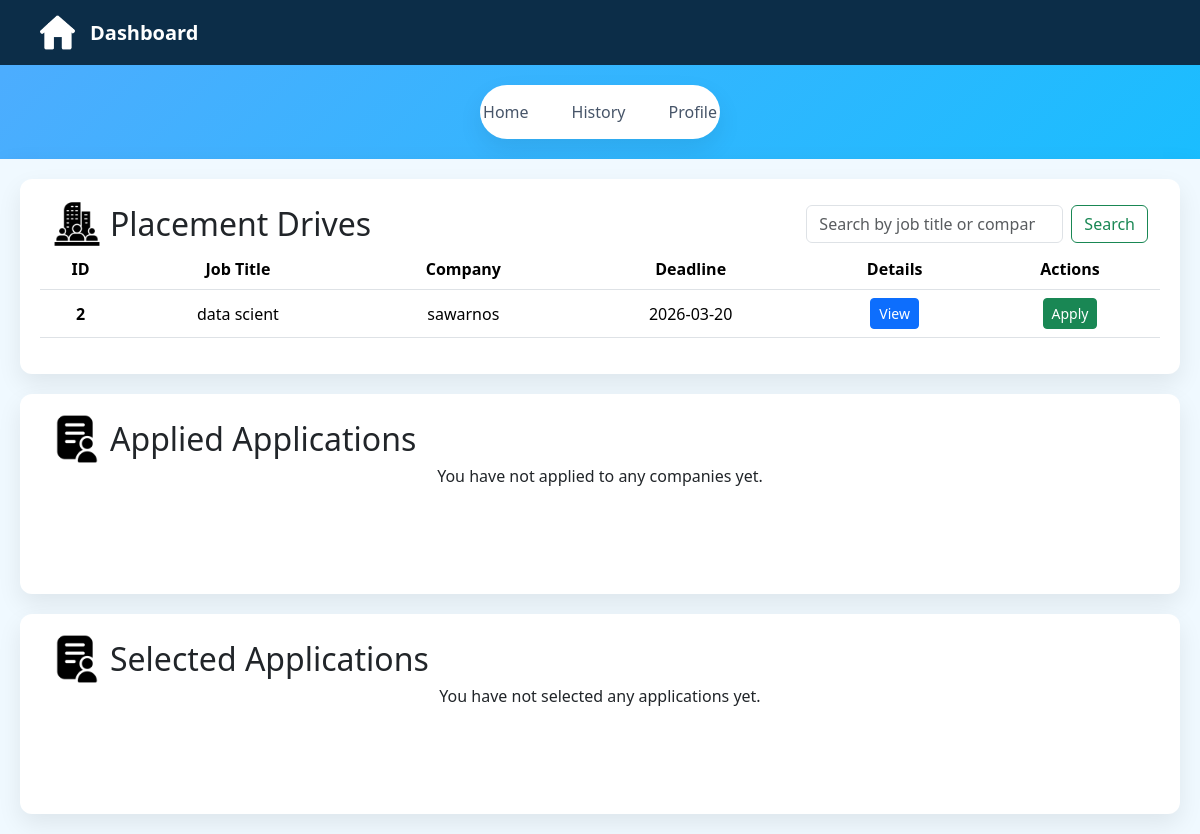
/student-dashboard/1, run on an earlier commit of the app's database.
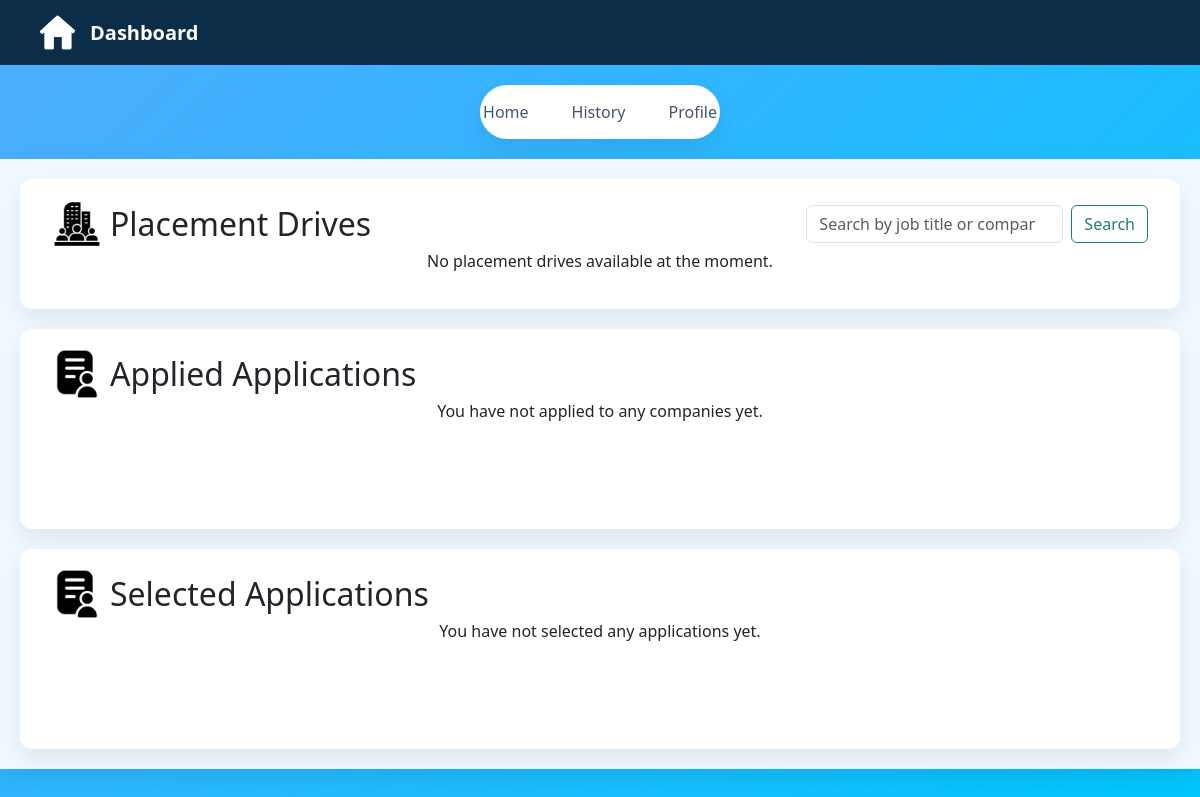
And on a later commit of the database.
### application/model.py (models this page shows)
class PlacementDrive(db.Model):
    __tablename__ = "placementdrive"
    id = db.Column(db.Integer , primary_key = True)
    company_id = db.Column(db.Integer , db.ForeignKey('company.id') , nullable = False)
    job_title = db.Column(db.String(100), nullable=False)
    mode = db.Column(db.String(50), nullable=False)
    package = db.Column(db.Float, nullable=False)
    eligibility = db.Column(db.Text , nullable = False)
    description = db.Column(db.Text,  nullable = False)
    deadline = db.Column(db.Date , nullable = False)
    status = db.Column(db.String(50), nullable=False, default='Pending')
    drive_application = db.relationship('Applications' , backref = 'placementdrive' ,cascade = "all, delete-orphan")

class Company(db.Model):
    __tablename__ = "company"
    id = db.Column(db.Integer , primary_key = True)
    user_id = db.Column(db.Integer ,db.ForeignKey('user.id'),nullable = False)
    name = db.Column(db.String(50) , nullable = False)
    hr_contact = db.Column(db.String(150) , nullable = False , unique = True)
    website_link = db.Column(db.String(500) , nullable = False)
    field = db.Column(db.String(50) , nullable = False)
    status = db.Column(db.String(50) , nullable = False , default = "unverified")
    placement_drive = db.relationship('PlacementDrive' , backref = 'company' , cascade = 'all, delete-orphan')

### application/controllers.py (the view)
@app.route('/student-dashboard/<int:student_id>')
def student_dashboard(student_id):
    placement_drives = PlacementDrive.query.filter(
        or_(PlacementDrive.status == 'verified', PlacementDrive.status == 'closed')
    ).all()
    selected_applications = Applications.query.filter_by(
        student_id=student_id, status='selected'
    ).all()
    applied_applications = Applications.query.filter(
        Applications.student_id == student_id,
        or_(
            Applications.status == 'applied',
            Applications.status == 'rejected',
            Applications.status == 'shortlisted'
        )
    ).all()
    return render_template(
        "/student/dashboard.html",
        student_id=student_id,
        placement_drives=placement_drives,
        selected_applications=selected_applications,
        applied_applications=applied_applications
    )

### templates/student/dashboard.html (shortened to what the changed rows need)
<!DOCTYPE html>
<html lang="en">
<head>
    <link href="https://cdn.jsdelivr.net/npm/bootstrap@5.3.8/dist/css/bootstrap.min.css" rel="stylesheet">
    <link rel="stylesheet" href="{{ url_for('static', filename='css/student.css') }}">
</head>
<body>
    <div class="all-data">
        <div class="verified-drive">
            <div class="container-fluid d-flex justify-content-between align-items-center">
                <div class="d-flex align-items-center">
                    <h2 class="mb-0">Placement Drives</h2>
                </div>
                <form class="d-flex" role="search" action="/search-drive/{{ student_id }}" method="get">
                </form>
            </div>
            {% if placement_drives %}
            <table class="table table-hover">
                <thead>
                    <tr>
                        <th scope="col">ID</th>
                        <th scope="col">Job Title</th>
                        <th scope="col">Company</th>
                        <th scope="col">Deadline</th>
                        <th scope="col">Details</th>
                        <th scope="col">Actions</th>
                    </tr>
                </thead>
                <tbody>
                    {% for drive in placement_drives %}
                    <tr>
                        <th scope="row">{{ drive.id }}</th>
                        <td>{{ drive.job_title }}</td>
                        <td>{{ drive.company.name }}</td>
                        <td>{{ drive.deadline }}</td>
                        <td><a href="/student-drive-details/{{student_id}}/{{ drive.id }}" class="btn btn-primary btn-sm">View</a></td>
                        <td>
                            <a href="/student-apply-placement-drive/{{student_id}}/{{ drive.id }}"
                                class="btn btn-success btn-sm">Apply</a>
                        </td>
                    </tr>
                    {% endfor %}
                </tbody>
            </table>
            {% else %}
            <p class="text-center">No placement drives available at the moment.</p>
            {% endif %}
        </div>
        <div class="application-status">
            <div class="container-fluid d-flex justify-content-between align-items-center">
                <div class="d-flex align-items-center">
                    <h2 class="mb-0">Applied Applications</h2>
                </div>
            </div>
        </div>
        <div class="application-status">
            <div class="container-fluid d-flex justify-content-between align-items-center">
                <div class="d-flex align-items-center">
                    <h2 class="mb-0">Selected Applications</h2>
                </div>
            </div>
        </div>
    </div>
</body>
</html>

What changed in the data, as far as the page shows it:
removed PlacementDrive: id "2", job_title "data scient", company.name "sawarnos", deadline "2026-03-20"
Also different on the page:
text no longer shown: "ID Job Title Company Deadline Details Actions"
text now shown: "No placement drives available at the moment."
